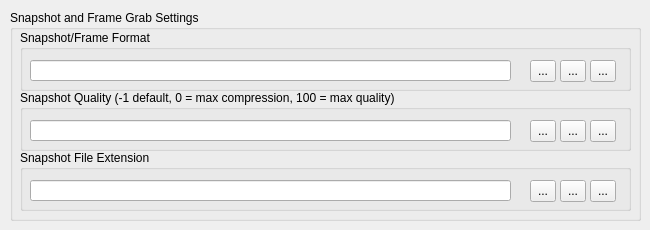
   <widget class="QWidget" name="snapshotTab">
    <attribute name="title">
     <string>Snapshot Settings</string>
    </attribute>
    <widget class="QGroupBox" name="snapshotSettingsGroupBox">
     <property name="geometry">
      <rect>
       <x>10</x>
       <y>10</y>
       <width>631</width>
       <height>211</height>
      </rect>
     </property>
     <property name="title">
      <string>Snapshot and Frame Grab Settings</string>
     </property>
     <widget class="QGroupBox" name="snapshotFormatGroupBox">
      <property name="geometry">
       <rect>
        <x>10</x>
        <y>20</y>
        <width>611</width>
        <height>61</height>
       </rect>
      </property>
      <property name="toolTip">
       <string>The snapshot and frame image format that should be used.</string>
      </property>
      <property name="title">
       <string>Snapshot/Frame Format</string>
      </property>
      <widget class="QLineEdit" name="snapshotFormatLineEdit">
       <property name="geometry">
        <rect>
         <x>10</x>
         <y>30</y>
         <width>481</width>
         <height>21</height>
        </rect>
       </property>
      </widget>
      <widget class="QToolButton" name="snapshotFormatFilenameSave">
       <property name="geometry">
        <rect>
         <x>510</x>
         <y>30</y>
         <width>26</width>
         <height>22</height>
        </rect>
       </property>
       <property name="toolTip">
        <string>Save the current setting to disk</string>
       </property>
       <property name="text">
        <string>...</string>
       </property>
       <property name="icon">
        <iconset>
         <normalon>:/icons/images/stock_calc-accept.png</normalon>
        </iconset>
       </property>
      </widget>
      <widget class="QToolButton" name="snapshotFormatUndo">
       <property name="geometry">
        <rect>
         <x>540</x>
         <y>30</y>
         <width>26</width>
         <height>22</height>
        </rect>
       </property>
       <property name="toolTip">
        <string>Read the value of this setting from disk.</string>
       </property>
       <property name="text">
        <string>...</string>
       </property>
       <property name="icon">
        <iconset>
         <normalon>:/icons/images/undo.png</normalon>
        </iconset>
       </property>
      </widget>
      <widget class="QToolButton" name="snapshotFormatReset">
       <property name="geometry">
        <rect>
         <x>570</x>
         <y>30</y>
         <width>26</width>
         <height>22</height>
        </rect>
       </property>
       <property name="toolTip">
        <string>Reset this setting to its default.</string>
       </property>
       <property name="text">
        <string>...</string>
       </property>
       <property name="icon">
        <iconset>
         <normalon>:/icons/images/stock_media-rec.png</normalon>
        </iconset>
       </property>
      </widget>
     </widget>
     <widget class="QGroupBox" name="snapshotQualityGroupBox">
      <property name="geometry">
       <rect>
        <x>10</x>
        <y>80</y>
        <width>611</width>
        <height>61</height>
       </rect>
      </property>
      <property name="toolTip">
       <string>The quality of snapshots and frames.</string>
      </property>
      <property name="title">
       <string>Snapshot Quality (-1 default, 0 = max compression, 100 = max quality)</string>
      </property>
      <widget class="QLineEdit" name="snapshotQualityLineEdit">
       <property name="geometry">
        <rect>
         <x>10</x>
         <y>30</y>
         <width>481</width>
         <height>21</height>
        </rect>
       </property>
      </widget>
      <widget class="QToolButton" name="snapshotQualitySave">
       <property name="geometry">
        <rect>
         <x>510</x>
         <y>30</y>
         <width>26</width>
         <height>22</height>
        </rect>
       </property>
       <property name="toolTip">
        <string>Save the current setting to disk</string>
       </property>
       <property name="text">
        <string>...</string>
       </property>
       <property name="icon">
        <iconset>
         <normalon>:/icons/images/stock_calc-accept.png</normalon>
        </iconset>
       </property>
      </widget>
      <widget class="QToolButton" name="snapshotQualityUndo">
       <property name="geometry">
        <rect>
         <x>540</x>
         <y>30</y>
         <width>26</width>
         <height>22</height>
        </rect>
       </property>
       <property name="toolTip">
        <string>Read the value of this setting from disk.</string>
       </property>
       <property name="text">
        <string>...</string>
       </property>
       <property name="icon">
        <iconset>
         <normalon>:/icons/images/undo.png</normalon>
        </iconset>
       </property>
      </widget>
      <widget class="QToolButton" name="snapshotQualityReset">
       <property name="geometry">
        <rect>
         <x>570</x>
         <y>30</y>
         <width>26</width>
         <height>22</height>
        </rect>
       </property>
       <property name="toolTip">
        <string>Reset this setting to its default.</string>
       </property>
       <property name="text">
        <string>...</string>
       </property>
       <property name="icon">
        <iconset>
         <normalon>:/icons/images/stock_media-rec.png</normalon>
        </iconset>
       </property>
      </widget>
     </widget>
     <widget class="QGroupBox" name="snapshotExtensionGroupBox">
      <property name="geometry">
       <rect>
        <x>10</x>
        <y>140</y>
        <width>611</width>
        <height>61</height>
       </rect>
      </property>
      <property name="toolTip">
       <string>The file extension to use when saving snapshots and frames.</string>
      </property>
      <property name="title">
       <string>Snapshot File Extension</string>
      </property>
      <widget class="QLineEdit" name="snapshotExtensionLineEdit">
       <property name="geometry">
        <rect>
         <x>10</x>
         <y>30</y>
         <width>481</width>
         <height>21</height>
        </rect>
       </property>
      </widget>
      <widget class="QToolButton" name="snapshotExtensionSave">
       <property name="geometry">
        <rect>
         <x>510</x>
         <y>30</y>
         <width>26</width>
         <height>22</height>
        </rect>
       </property>
       <property name="toolTip">
        <string>Save the current setting to disk</string>
       </property>
       <property name="text">
        <string>...</string>
       </property>
       <property name="icon">
        <iconset>
         <normalon>:/icons/images/stock_calc-accept.png</normalon>
        </iconset>
       </property>
      </widget>
      <widget class="QToolButton" name="snapshotExtensionUndo">
       <property name="geometry">
        <rect>
         <x>540</x>
         <y>30</y>
         <width>26</width>
         <height>22</height>
        </rect>
       </property>
       <property name="toolTip">
        <string>Read the value of this setting from disk.</string>
       </property>
       <property name="text">
        <string>...</string>
       </property>
       <property name="icon">
        <iconset>
         <normalon>:/icons/images/undo.png</normalon>
        </iconset>
       </property>
      </widget>
      <widget class="QToolButton" name="snapshotExtensionReset">
       <property name="geometry">
        <rect>
         <x>570</x>
         <y>30</y>
         <width>26</width>
         <height>22</height>
        </rect>
       </property>
       <property name="toolTip">
        <string>Reset this setting to its default.</string>
       </property>
       <property name="text">
        <string>...</string>
       </property>
       <property name="icon">
        <iconset>
         <normalon>:/icons/images/stock_media-rec.png</normalon>
        </iconset>
       </property>
      </widget>
     </widget>
    </widget>
   </widget>
